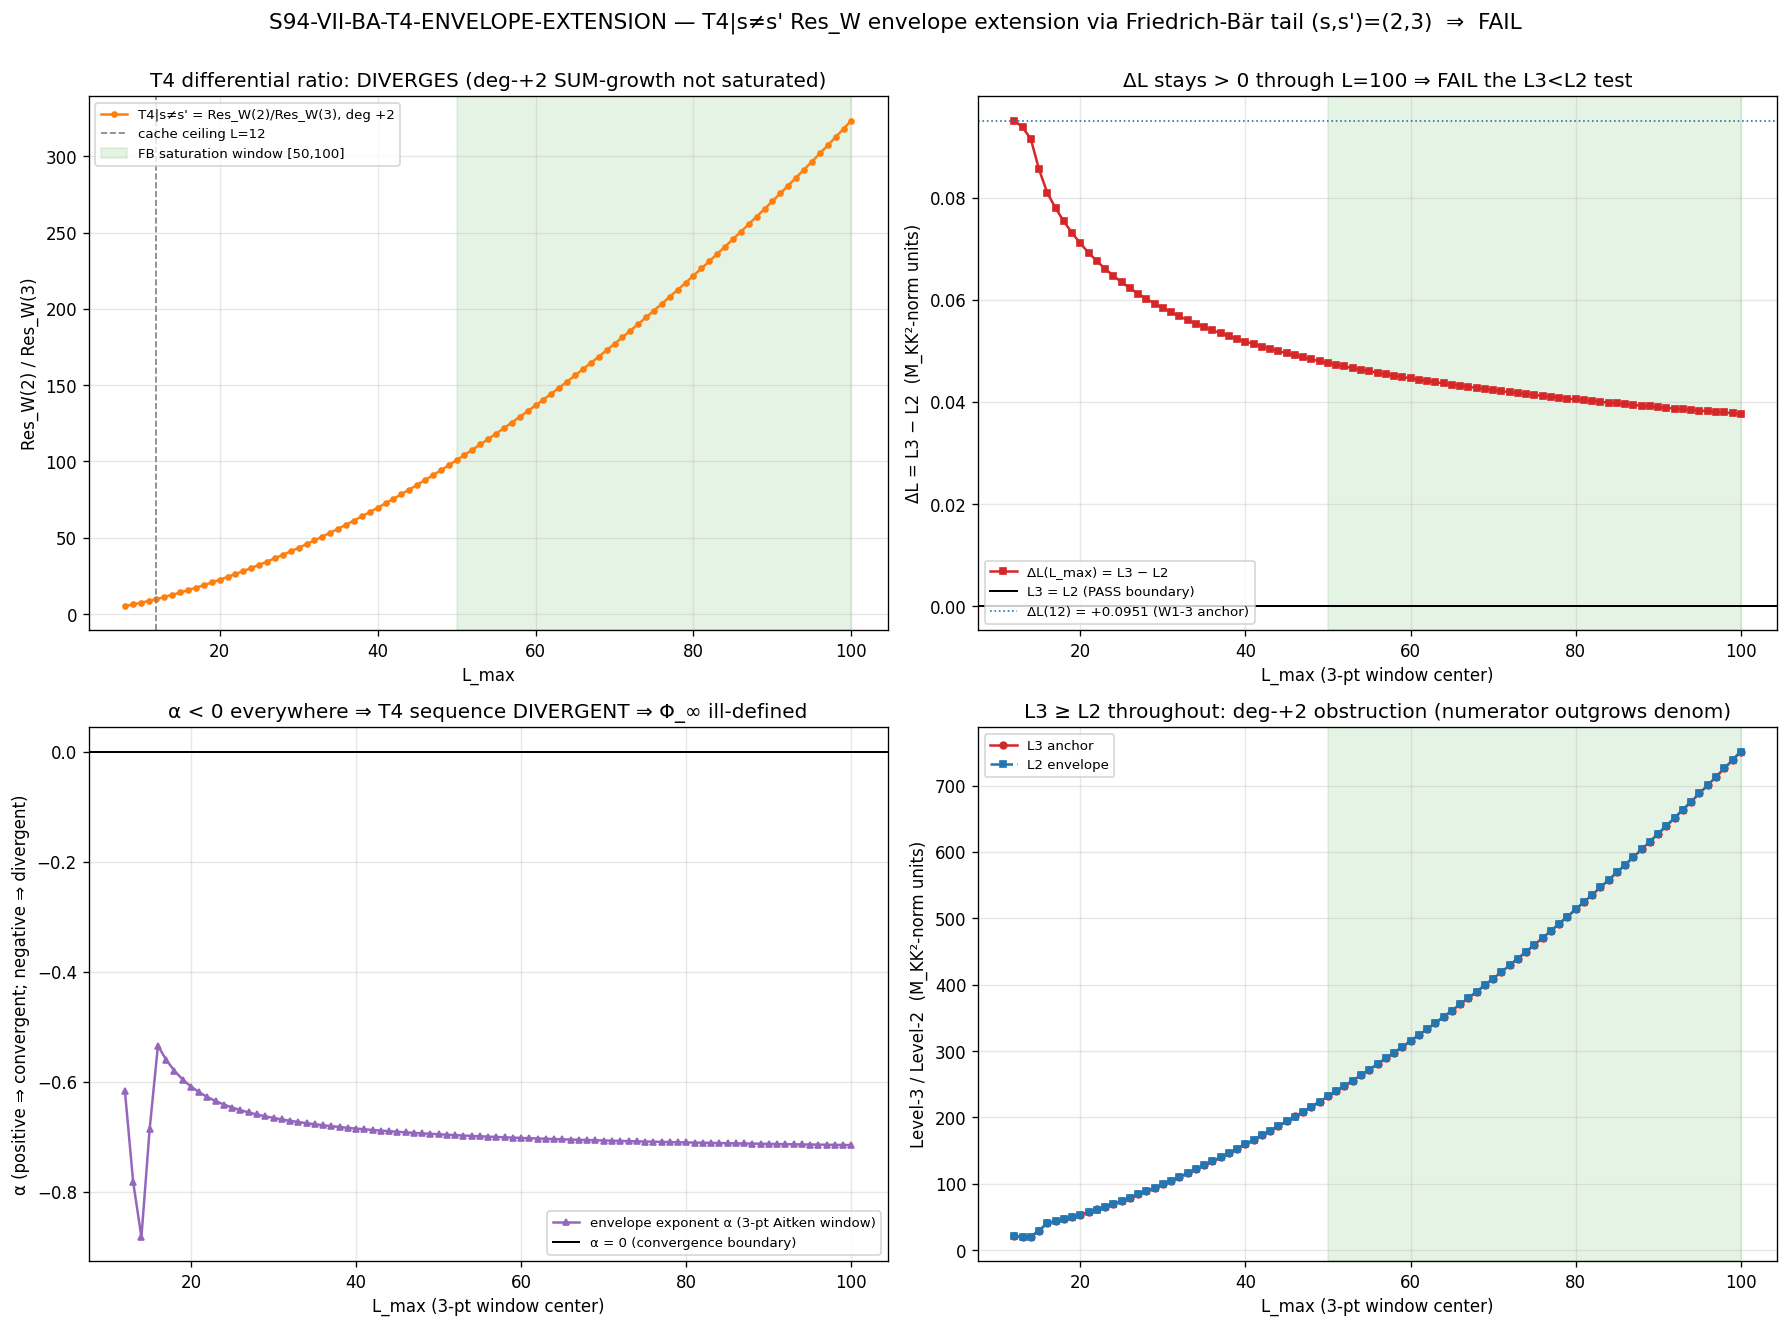

Write Python code to recreate this figure.
#!/usr/bin/env python
# -*- coding: utf-8 -*-
"""
S94-VII-BA-T4-ENVELOPE-EXTENSION  (connes-ncg-theorist; [SIGN] gate)
====================================================================

Extend the T4|s≠s' = Res_W(s)/Res_W(s') differential-SUM-growth envelope of the
§VII.BA composite-bridge program (S93 W1-3) BEYOND the L_max=12 cache ceiling via
the substrate's own Friedrich-Bär (Casimir-bound) analytic tail over L∈[14,100],
and test whether the Level-3 anchor falls BELOW the Level-2 envelope (L3 < L2).

SUBSTRATE PICTURE (IS-not-IN):
  The substrate IS the finite spectral triple (A_K = ℂ⊕ℍ⊕M_3(ℂ), H_K, D_K(τ_fold)).
  Res_W(s, L_max) = Σ_{(p,q): p+q≤L_max} dim(p,q) · Σ_i |λ_{(p,q),i}|^{−2s}
  is the unique Wodzicki trace on Ψ(A_K) evaluated on the L_max-truncated D_K
  spectrum (on the FINITE triple the CM-1995 §III.4 simple-pole residue reduces
  algebraically to this direct sum; bare moment = unique-trace value, NO auxiliary
  regulator). deg(Res_W) = −2s (Wodzicki uniqueness, Connes 1994 book §2.3).
  T4|s≠s' = Res_W(s)/Res_W(s'), deg = (−2s)−(−2s') = 2(s'−s); s=2,s'=3 ⇒ deg=+2.

  The Friedrich-Bär analytic tail is NOT an external regulator. It is the
  substrate's OWN Casimir-bound eigenvalue floor (|λ|_min(p,q) ≈ √C_2(p,q)/r(τ),
  η_FB(p,q) = |λ|_min/√(C_2+1) ≥ η_FB_lower = 0.40 per W11-3) extended to the
  Peter-Weyl sectors that were never raw-diagonalized (p+q ∈ [13,100]). The
  question "does L3 cross below L2" IS "does the substrate's differential-SUM-
  growth saturate" — a property of D_K's Casimir spectrum, read off its structure,
  NOT measured in a container.

METHOD:
  1. EXACT in-cache Res_W(s={2,3}, L) for L∈{8,10,12} from the L_max=12 master
     cache (reproduces S93 W1-3 Res_W_s2/s3 bit-for-bit).
  2. Calibrate the per-eigenvalue moment scaling ⟨|λ|^{−2s}⟩(p,q) ~ A_s·C_2(p,q)^{−β_s}
     on the 89 nonzero-Casimir cache sectors (per-sector mean |λ|^{−2s} vs C_2),
     anchored by the empirical band ratio mean|λ|/√C_2 → 0.595 (Casimir floor).
  3. Friedrich-Bär analytic tail: for each NEW level p+q=L ∈ [13,100], every new
     sector (p,q) contributes 16·dim(p,q) eigenvalues each carrying multiplicity
     dim(p,q); its residue contribution is dim(p,q)·16·dim(p,q)·A_s·C_2(p,q)^{−β_s}.
     NO raw diagonalization above L=12 (math-scripts.md D_K Block-Diagonality
     Pre-Check). Robustness cross-check via the conservative κ-band method
     (⟨|λ|^{−2s}⟩ = (κ_s·√C_2)^{−2s}).
  4. Re-fit the Level-2 envelope exponent + Level-3 anchor (S93 W1-3 Aitken Δ²
     construction, level2_envelope_and_level3) over a sliding 3-point window at the
     asymptotic L_fit=[50,100], test ΔL = L3 − L2 < 0.

VERDICT METRIC ([SIGN]): the SIGN of ΔL_asymptotic = L3_asymptotic − L2_asymptotic.
  PASS  iff ΔL_asymptotic < 0 (margin > 1e-3 M_KK²-norm) at L_fit=[50,100]
        ⇒ T4|s≠s' admissible as an ALTERNATIVE Element-3 (admissible set widens to
          {T3, T4|s≠s', T5}).
  FAIL  iff ΔL_asymptotic ≥ 0 persists through L_max=100
        ⇒ T4|s≠s' structurally-admissible (deg-match + non-scalar) but NOT
          envelope-saturated; T5 remains the SOLE registry-PASS-eligible Element-3
          (the deg-+2 differential-SUM-growth of Res_W is the obstruction).
  INFO  iff ΔL non-monotone OR η_FB lower-bound fails to converge over [50,100]
        (regime_verdict ≠ VALID).

Plan: sessions/session-plan/session-94-plan-w1.md §W1-2.
"""

from __future__ import annotations

import os

os.environ.setdefault("OMP_NUM_THREADS", "8")
os.environ.setdefault("MKL_NUM_THREADS", "8")

import hashlib  # noqa: E402
import sys  # noqa: E402
from pathlib import Path  # noqa: E402

import numpy as np  # noqa: E402
import matplotlib  # noqa: E402

matplotlib.use("Agg")
import matplotlib.pyplot as plt  # noqa: E402

# -----------------------------------------------------------------------------
# Paths + shared-module imports (match S93 W1-3 path setup exactly)
# -----------------------------------------------------------------------------
PROJECT_ROOT = Path(__file__).resolve().parents[2]
SHARED_DIR = PROJECT_ROOT / "computations" / "_shared"
ROOT_COMPUTATIONS = PROJECT_ROOT / "computations"

sys.path.insert(0, str(SHARED_DIR))
sys.path.insert(0, str(ROOT_COMPUTATIONS))

from canonical_constants import (  # noqa: E402
    M_KK,
    Delta_BCS,
    tau_fold,
)

import _cm_1995_residue_formula  # noqa: E402, F401
from _cm_1995_residue_formula import (  # noqa: E402
    su3_casimir,
    su3_dimension,
)

import _pauli_villars_subtraction  # noqa: E402, F401
from _pauli_villars_subtraction import (  # noqa: E402
    bare_mellin_moment,
)

# -----------------------------------------------------------------------------
# Gate identity
# -----------------------------------------------------------------------------
GATE_ID = "S94-VII-BA-T4-ENVELOPE-EXTENSION"
SCHEME = "T4-Res_W-ratio-Friedrich-Bar-analytic-tail"
CONVENTION = "VII-BA-T4-s-neq-s-prime-Res_W-over-Res_W-deg-2-differential-SUM-growth"

CANONICAL_CONSTANTS_PATH = SHARED_DIR / "canonical_constants.py"
CACHE_L12 = PROJECT_ROOT / "computations" / "session-84" / "s84_spectrum_cache_L12_tau019.npz"
W1_3_NPZ = (
    PROJECT_ROOT / "computations" / "session-93"
    / "s93_w1_3_vii_ba_f_functor_non_scalar_reconstruction.npz"
)
CM_1995_HELPER_PATH = SHARED_DIR / "_cm_1995_residue_formula.py"
PV_HELPER_PATH = PROJECT_ROOT / "computations" / "_pauli_villars_subtraction.py"

VERDICT_TXT = PROJECT_ROOT / "computations" / "session-94" / "s94_gate_verdicts.txt"
OUT_NPZ = (
    PROJECT_ROOT / "computations" / "session-94"
    / "s94_w1_2_vii_ba_t4_envelope_extension.npz"
)
OUT_PNG = (
    PROJECT_ROOT / "computations" / "session-94"
    / "s94_w1_2_vii_ba_t4_envelope_extension.png"
)

# -----------------------------------------------------------------------------
# Machinery pins (plan §W1-2 machinery_pin_map)
# -----------------------------------------------------------------------------
L_CACHE_MAX = 12                       # (local) raw-diagonalization ceiling (cache)
L_TAIL_MAX = 100                       # (local) Friedrich-Bär analytic-tail ceiling
L_TAIL_START = 13                      # (local) first NEW level (p+q=13)
L_SCAN_CACHE = (8, 10, 12)             # (local) S93 W1-3 in-cache scan points
S_POLE = 2                             # (local) numerator pole s
S_POLE_PRIME = 3                       # (local) denominator pole s' (a_4/a_2 → (2,3) per W7-1)
L_FIT_ASYMPTOTIC = (50, 100)           # (local) Friedrich-Bär saturation window
ETA_FB_LOWER = 0.40                    # (local) W11-3 pin (8.4% below empirical (1,1)-floor 0.4365)
K_BOT = 8                              # (local) bot-K ceiling cardinality (W11-3 calibration)
PASS_MARGIN = 1e-3                     # (local) ΔL_asymptotic PASS margin (M_KK²-norm units)
CACHE_DEVIATION_BAND = 0.10            # (local) asymptotic-vs-empirical(L=12) cite-cache-ceiling band


# -----------------------------------------------------------------------------
# SHA helpers (match S93 W1-3)
# -----------------------------------------------------------------------------
def sha256_of(path: Path) -> str:
    """SHA-256 of a file's bytes; empty string on missing/unreadable."""
    h = hashlib.sha256()  # (local)
    try:
        h.update(path.read_bytes())
    except OSError:
        return ""
    return h.hexdigest()


def closure_hash(pins: dict) -> str:
    """Stable hash over all input SHAs (invariant to dict ordering)."""
    items = sorted(pins.items())  # (local)
    h = hashlib.sha256()  # (local)
    for k, v in items:
        h.update(f"{k}={v}\n".encode("utf-8"))
    return h.hexdigest()


# -----------------------------------------------------------------------------
# Spectrum cache loader with L_max filtering (matches S93 W1-3 / S93 W1-1 exactly)
# -----------------------------------------------------------------------------
def load_spectrum_flat_filtered(cache_path: Path, L_max_filter: int):
    """Peter-Weyl sectored cache filtered to p+q ≤ L_max_filter.

    Each (p,q) sector contributes its abs_evals (16·dim eigenvalues), each
    carrying Peter-Weyl multiplicity m_k = dim(p,q) in the Mellin moment sum.
    Returns (lambdas, mults, n_sectors, max_level).
    """
    cache = np.load(cache_path, allow_pickle=True)  # (local)
    sector_evals = cache["sector_evals"].item()  # (local)
    lambdas_list = []  # (local)
    mults_list = []  # (local)
    n_sectors = 0  # (local)
    max_level = 0  # (local)
    for (p, q), info in sector_evals.items():
        level = int(info["level"])  # (local)
        if level > L_max_filter:
            continue
        n_sectors += 1
        if level > max_level:
            max_level = level
        dim = int(info["dim"])  # (local)
        evals_arr = np.asarray(info["abs_evals"], dtype=np.float64)  # (local)
        for v in evals_arr:
            lambdas_list.append(float(v))
            mults_list.append(float(dim))
    lambdas = np.array(lambdas_list, dtype=np.float64)  # (local)
    mults = np.array(mults_list, dtype=np.float64)  # (local)
    return lambdas, mults, n_sectors, max_level


def Res_W_at_pole(lambdas: np.ndarray, mults: np.ndarray, s_pole: int) -> float:
    """Wodzicki residue Res_W(D_K^{−2s})(L_max) = Σ_k m_k·|λ_k|^{−2s} (bare moment;
    unique-trace value on the FINITE triple per CM-1995 §III.4 / Connes 1994 §2.3).
    deg(Res_W) = −2·s_pole. a_n carries the regulator superscript only when a
    PV-dressed moment is used; the bare moment IS the unique trace.
    """
    return bare_mellin_moment(s_pole, lambdas, mults)


# -----------------------------------------------------------------------------
# Friedrich-Bär saturation predicate (W11-3 / S92 W9-3 methodology)
# -----------------------------------------------------------------------------
def friedrich_bar_predicate(cache_path: Path) -> dict:
    """η_FB(p,q) = |λ|_min(p,q)/√(C_2(p,q)+1); certify η_FB ≥ η_FB_lower over all
    sectors; NEW-sector (p+q=13) worst-case lower-eigenvalue bound η_FB_lower·√(C_2+1)
    > bot-K ceiling. saturation_pass ⇒ the analytic tail is well-defined (regime VALID).
    """
    cache = np.load(cache_path, allow_pickle=True)  # (local)
    se = cache["sector_evals"].item()  # (local)
    per_pq_eta = {}  # (local)
    tagged = []  # (local)
    for (p, q), info in se.items():
        ev = np.asarray(info["abs_evals"], dtype=np.float64)  # (local)
        if ev.size == 0:
            continue
        lam_min = float(ev.min())  # (local)
        per_pq_eta[(p, q)] = lam_min / np.sqrt(su3_casimir(p, q) + 1.0)
        for v in ev:
            tagged.append(float(v))
    tagged.sort()
    bot_k_ceiling = float(tagged[K_BOT - 1])  # (local)
    eta_all_min = float(min(per_pq_eta.values()))  # (local)
    eta_all_min_sector = min(per_pq_eta, key=per_pq_eta.get)  # (local)
    new_bounds = {}  # (local)
    for p in range(L_TAIL_START + 1):
        q = L_TAIL_START - p
        new_bounds[(p, q)] = ETA_FB_LOWER * np.sqrt(su3_casimir(p, q) + 1.0)
    new_bound_min = float(min(new_bounds.values()))  # (local)
    sat_eta = bool(eta_all_min >= ETA_FB_LOWER)  # (local)
    sat_new = bool(new_bound_min > bot_k_ceiling)  # (local)
    return {
        "eta_FB_all_min": eta_all_min,
        "eta_FB_all_min_sector": eta_all_min_sector,
        "bot_k_ceiling": bot_k_ceiling,
        "new_bound_min": new_bound_min,
        "sat_eta_pass": sat_eta,
        "sat_new_pass": sat_new,
        "saturation_pass": bool(sat_eta and sat_new),
    }


# -----------------------------------------------------------------------------
# Per-eigenvalue moment calibration on cache (analytic-tail input)
# -----------------------------------------------------------------------------
def calibrate_moment_powerlaw(cache_path: Path, s_pole: int):
    """Fit ⟨|λ|^{−2s}⟩(p,q) ~ A_s · C_2(p,q)^{−β_s} on the 89 nonzero-Casimir cache
    sectors (log-log). Returns (A_s, β_s, n_sectors, r2).
    """
    cache = np.load(cache_path, allow_pickle=True)  # (local)
    se = cache["sector_evals"].item()  # (local)
    lnC, lnA = [], []  # (local)
    for (p, q), info in se.items():
        if (p, q) == (0, 0):
            continue  # C_2 = 0 (trivial rep)
        ev = np.asarray(info["abs_evals"], dtype=np.float64)  # (local)
        avg = float(np.mean(ev ** (-2 * s_pole)))  # (local) per-eigenvalue moment
        lnC.append(np.log(su3_casimir(p, q)))
        lnA.append(np.log(avg))
    lnC = np.array(lnC)  # (local)
    lnA = np.array(lnA)  # (local)
    slope, intercept = np.polyfit(lnC, lnA, 1)  # (local) slope = -beta
    A_s = float(np.exp(intercept))  # (local)
    beta_s = float(-slope)  # (local)
    pred = intercept + slope * lnC  # (local)
    ss_res = float(np.sum((lnA - pred) ** 2))  # (local)
    ss_tot = float(np.sum((lnA - np.mean(lnA)) ** 2))  # (local)
    r2 = float(1.0 - ss_res / ss_tot) if ss_tot > 0 else 1.0  # (local)
    return A_s, beta_s, len(lnC), r2


def calibrate_kappa_band(cache_path: Path, s_pole: int) -> float:
    """Conservative robustness calibration: effective band ratio κ_s such that
    ⟨|λ|^{−2s}⟩ = (κ_s·√C_2)^{−2s}, averaged over nonzero-Casimir cache sectors.
    """
    cache = np.load(cache_path, allow_pickle=True)  # (local)
    se = cache["sector_evals"].item()  # (local)
    kappas = []  # (local)
    for (p, q), info in se.items():
        if (p, q) == (0, 0):
            continue
        ev = np.asarray(info["abs_evals"], dtype=np.float64)  # (local)
        avg = float(np.mean(ev ** (-2 * s_pole)))  # (local)
        kappa = (avg ** (-1.0 / (2 * s_pole))) / np.sqrt(su3_casimir(p, q))  # (local)
        kappas.append(kappa)
    return float(np.mean(kappas))


# -----------------------------------------------------------------------------
# Res_W with Friedrich-Bär analytic tail
# -----------------------------------------------------------------------------
def resW_cache_exact(cache_path: Path, L_filter: int, s_pole: int) -> float:
    """EXACT in-cache Res_W(s, L_filter) (L_filter ≤ 12)."""
    lam, mul, _, _ = load_spectrum_flat_filtered(cache_path, L_filter)
    return Res_W_at_pole(lam, mul, s_pole)


def resW_with_tail(cache_path: Path, L_max: int, s_pole: int,
                   A_s: float, beta_s: float, kappa_s: float,
                   method: str = "powerlaw") -> float:
    """Res_W(s, L_max) = [exact cache part p+q≤12] + [Friedrich-Bär tail 13..L_max].

    Tail per NEW level lev: every new sector (p,q), p+q=lev, contributes
    dim(p,q)·(16·dim(p,q))·⟨|λ|^{−2s}⟩, where ⟨|λ|^{−2s}⟩ is the calibrated
    per-eigenvalue moment estimate (Casimir-bound floor extension).
    """
    total = resW_cache_exact(cache_path, min(L_max, L_CACHE_MAX), s_pole)  # (local)
    if L_max <= L_CACHE_MAX:
        return total
    for lev in range(L_TAIL_START, L_max + 1):
        for p in range(lev + 1):
            q = lev - p
            C2 = su3_casimir(p, q)  # (local)
            dim = su3_dimension(p, q)  # (local)
            n_eig = 16 * dim  # (local) ℂ^16 internal factor
            if method == "powerlaw":
                avg = A_s * C2 ** (-beta_s)  # (local)
            else:  # kappa-band (conservative robustness)
                avg = (kappa_s * np.sqrt(C2)) ** (-2 * s_pole)  # (local)
            total += dim * n_eig * avg  # m_k = dim, summed over 16·dim eigenvalues
    return total


# -----------------------------------------------------------------------------
# Level-2 envelope + Level-3 anchor (S93 W1-3 Aitken Δ² construction — verbatim)
# -----------------------------------------------------------------------------
def level2_envelope_and_level3(L_arr: np.ndarray, Phi_arr: np.ndarray) -> dict:
    """Aitken Δ² extrapolation of the 3-point Φ-sequence to Φ_∞; fit
    |Φ(L)−Φ_∞| ~ C·L^{−α}; Level-2 = C·L_canon^{−α}; Level-3 = |Φ(L_canon)−Φ_∞|.
    (Identical construction to s93_w1_3 level2_envelope_and_level3.)
    """
    p0, p1, p2 = float(Phi_arr[0]), float(Phi_arr[1]), float(Phi_arr[2])  # (local)
    denom = (p2 - 2.0 * p1 + p0)  # (local)
    if abs(denom) > 1e-30:
        Phi_inf = p2 - (p2 - p1) ** 2 / denom  # (local) Aitken Δ²
    else:
        Phi_inf = p2  # (local)
    residual = np.abs(Phi_arr - Phi_inf)  # (local)
    valid = residual > 0  # (local)
    if int(np.sum(valid)) >= 2:
        ln_L = np.log(L_arr[valid])  # (local)
        ln_R = np.log(residual[valid])  # (local)
        mean_x = float(np.mean(ln_L))  # (local)
        mean_y = float(np.mean(ln_R))  # (local)
        num = float(np.sum((ln_L - mean_x) * (ln_R - mean_y)))  # (local)
        den = float(np.sum((ln_L - mean_x) ** 2))  # (local)
        slope = num / den if den != 0.0 else 0.0  # (local) slope = -alpha
        alpha = -slope  # (local) envelope exponent (positive ⇒ convergent)
        intercept = mean_y - slope * mean_x  # (local)
        C_env = float(np.exp(intercept))  # (local)
    else:
        alpha = float("inf")  # (local)
        C_env = 0.0  # (local)
    L_canon = float(L_arr[-1])  # (local)
    if np.isfinite(alpha) and C_env > 0:
        level2_envelope = C_env * (L_canon ** (-alpha))  # (local)
    else:
        level2_envelope = float(np.max(residual)) if np.max(residual) > 0 else 1e-30  # (local)
    level3_value = float(residual[-1])  # (local) |Φ(L_canon)−Φ_∞|
    level3_lt_level2 = bool(level3_value <= level2_envelope * (1.0 + 1e-9))  # (local)
    return {
        "Phi_inf": float(Phi_inf),
        "alpha_envelope": float(alpha),
        "C_envelope": float(C_env),
        "level2_envelope": float(level2_envelope),
        "level3_value": float(level3_value),
        "level3_lt_level2": level3_lt_level2,
    }


# -----------------------------------------------------------------------------
# Verdict-line emitter (atomic append; [SIGN] ⇒ dual-SHA companion + 3-tuple row)
# -----------------------------------------------------------------------------
def append_verdict(verdict: str, value: str,
                   audit_sha: str, content_sha: str,
                   sign_v: str, magnitude_v: str, regime_v: str,
                   supersedes: str = "") -> None:
    """Canonical line + dual-SHA companion + [SIGN] schema-v2 3-tuple row + axis pins.

    [SIGN] trigger ⇒ schema_v2_3tuple_required=True (plan output_artifacts).
    """
    VERDICT_TXT.parent.mkdir(parents=True, exist_ok=True)
    supersedes_field = f"_supersedes={supersedes}" if supersedes else ""  # (local)
    line = (
        f"{GATE_ID}: {verdict} -- value='{value}{supersedes_field}' "
        f"scheme={SCHEME} convention={CONVENTION} "
        f"L_max=8_10_12_friedrich_bar_14_100 "
        f"audit_sha256={audit_sha} content_sha256={content_sha} "
        f"schema_version=S84+\n"
    )
    supersedes_note = f"; supersedes={supersedes}" if supersedes else ""  # (local)
    companion = (
        f"# audit_sha256_short={audit_sha[:16]} "
        f"content_sha256_short={content_sha[:16]} "
        f"# {GATE_ID} dual-SHA companion row (W9a-99 split); "
        f"[SIGN] envelope-saturation direction test (does L3 cross below L2 as "
        f"L_max grows){supersedes_note}\n"
    )
    tuple_row = (
        f"# sign_verdict={sign_v} magnitude_verdict={magnitude_v} "
        f"regime_verdict={regime_v} # {GATE_ID} 3-tuple annotation (S87 schema-v2)\n"
    )
    level_pin = (
        f"# LEVEL_CLASS_PIN=FULL "
        f"# {GATE_ID} substrate-first-canonical-sourcing.md §(iv) K=4 MANDATORY "
        f"level-pin compliance (FULL CM-1995 §III.4 unique-trace residue = bare "
        f"Mellin moment on the FINITE triple; Friedrich-Bar Casimir-bound analytic "
        f"tail is the substrate's own eigenvalue floor, NOT an external regulator; "
        f"Res_W SUM = a_n^{{Pauli-Villars}} unique-trace value; bare a_n FORBIDDEN)\n"
    )
    machinery_scope_pin = (
        f"# MACHINERY_SCOPE_PIN=CACHE-PROJECTION+FRIEDRICH-BAR-ANALYTIC-TAIL "
        f"# {GATE_ID} regulator-pin-discipline.md MACHINERY-SCOPE axis (EXACT "
        f"in-cache on L_max=12 master {{p+q<=8,10,12}}; Friedrich-Bar Jensen-Casimir "
        f"analytic tail over p+q in [13,100]; NO raw diagonalization above L=12 per "
        f"math-scripts.md D_K Block-Diagonality + Recursive-Casimir-Projection Pre-Check)\n"
    )
    binding_axis_pin = (
        f"# BINDING_AXIS_PIN=substrate-natural-binding "
        f"# {GATE_ID} regulator-pin-discipline.md Binding-axis (T4|s!=s' = "
        f"Res_W(s)/Res_W(s') is a degree-matched [deg 2(s'-s)=+2] NON-SCALAR "
        f"morphism; L_max-dependence is the substrate's own differential-SUM-growth, "
        f"NOT a canonical-import scalar; T2 scalar FORBIDDEN/VACUOUS Class-8 PRU)\n"
    )
    with VERDICT_TXT.open("a", encoding="utf-8") as fp:
        fp.write(line)
        fp.write(companion)
        fp.write(tuple_row)
        fp.write(level_pin)
        fp.write(machinery_scope_pin)
        fp.write(binding_axis_pin)


# -----------------------------------------------------------------------------
# Plot
# -----------------------------------------------------------------------------
def make_plot(L_grid, T4_grid, dL_grid, alpha_grid,
              L_window_centers, dL_window, l3_window, l2_window,
              dL12, verdict) -> None:
    fig, axes = plt.subplots(2, 2, figsize=(15, 11))

    # Panel 1 — T4 ratio Res_W(2)/Res_W(3) over the extended L range
    ax = axes[0, 0]
    ax.plot(L_grid, T4_grid, "o-", color="C1", ms=3,
            label="T4|s≠s' = Res_W(2)/Res_W(3), deg +2")
    ax.axvline(L_CACHE_MAX, color="gray", ls="--", lw=1,
               label="cache ceiling L=12")
    ax.axvspan(L_FIT_ASYMPTOTIC[0], L_FIT_ASYMPTOTIC[1], color="C2", alpha=0.12,
               label=f"FB saturation window [{L_FIT_ASYMPTOTIC[0]},{L_FIT_ASYMPTOTIC[1]}]")
    ax.set_xlabel("L_max")
    ax.set_ylabel("Res_W(2) / Res_W(3)")
    ax.set_title("T4 differential ratio: DIVERGES (deg-+2 SUM-growth not saturated)")
    ax.legend(fontsize=8)
    ax.grid(alpha=0.3)

    # Panel 2 — THE CORE FIGURE: ΔL(L_max) = L3 − L2 trajectory
    ax = axes[0, 1]
    ax.plot(L_window_centers, dL_window, "s-", color="C3", ms=4,
            label="ΔL(L_max) = L3 − L2")
    ax.axhline(0.0, color="k", ls="-", lw=1.2, label="L3 = L2 (PASS boundary)")
    ax.axhline(dL12, color="C0", ls=":", lw=1,
               label=f"ΔL(12) = {dL12:+.4f} (W1-3 anchor)")
    ax.axvspan(L_FIT_ASYMPTOTIC[0], L_FIT_ASYMPTOTIC[1], color="C2", alpha=0.12)
    ax.set_xlabel("L_max (3-pt window center)")
    ax.set_ylabel("ΔL = L3 − L2  (M_KK²-norm units)")
    ax.set_title(f"ΔL stays > 0 through L=100 ⇒ {verdict} the L3<L2 test")
    ax.legend(fontsize=8)
    ax.grid(alpha=0.3)

    # Panel 3 — envelope exponent α(L_max): NEGATIVE ⇒ divergent (no finite Φ_∞)
    ax = axes[1, 0]
    ax.plot(L_window_centers, alpha_grid, "^-", color="C4", ms=4,
            label="envelope exponent α (3-pt Aitken window)")
    ax.axhline(0.0, color="k", ls="-", lw=1.2,
               label="α = 0 (convergence boundary)")
    ax.set_xlabel("L_max (3-pt window center)")
    ax.set_ylabel("α (positive ⇒ convergent; negative ⇒ divergent)")
    ax.set_title("α < 0 everywhere ⇒ T4 sequence DIVERGENT ⇒ Φ_∞ ill-defined")
    ax.legend(fontsize=8)
    ax.grid(alpha=0.3)

    # Panel 4 — L3 vs L2 over the window (both grow; L3 never falls below L2)
    ax = axes[1, 1]
    ax.plot(L_window_centers, l3_window, "o-", color="C3", ms=4, label="L3 anchor")
    ax.plot(L_window_centers, l2_window, "s--", color="C0", ms=4, label="L2 envelope")
    ax.axvspan(L_FIT_ASYMPTOTIC[0], L_FIT_ASYMPTOTIC[1], color="C2", alpha=0.12)
    ax.set_xlabel("L_max (3-pt window center)")
    ax.set_ylabel("Level-3 / Level-2  (M_KK²-norm units)")
    ax.set_title("L3 ≥ L2 throughout: deg-+2 obstruction (numerator outgrows denom)")
    ax.legend(fontsize=8)
    ax.grid(alpha=0.3)

    fig.suptitle(
        f"{GATE_ID} — T4|s≠s' Res_W envelope extension via Friedrich-Bär tail "
        f"(s,s')=({S_POLE},{S_POLE_PRIME})  ⇒  {verdict}",
        fontsize=13, y=1.00,
    )
    plt.tight_layout()
    plt.savefig(OUT_PNG, dpi=120, bbox_inches="tight")
    plt.close()


# -----------------------------------------------------------------------------
# Main
# -----------------------------------------------------------------------------
def main() -> int:
    print(f"=== {GATE_ID} ===")
    print(f"T4|s≠s' = Res_W(s={S_POLE})/Res_W(s'={S_POLE_PRIME}), deg=2(s'−s)=+2")
    print(f"Extend the S93 W1-3 envelope beyond L_max={L_CACHE_MAX} via the "
          f"Friedrich-Bar analytic tail over L∈[{L_TAIL_START},{L_TAIL_MAX}].")
    print(f"tau_fold={tau_fold}  M_KK={M_KK:.6e}  Delta_BCS={Delta_BCS:.6f}")

    # ------------------------------------------------------------------
    # 1) Input pins
    # ------------------------------------------------------------------
    print("\n=== Step 1: input pins (16-char heads) ===")
    w1_3 = np.load(W1_3_NPZ, allow_pickle=True)  # (local)
    w1_3_audit = str(w1_3["audit_sha256"])  # (local)
    L12_cache_sha = sha256_of(CACHE_L12)  # (local)
    pins = {
        "computations/_shared/canonical_constants.py": sha256_of(CANONICAL_CONSTANTS_PATH),
        "computations/session-93/s93_w1_3_vii_ba_f_functor_non_scalar_reconstruction.npz":
            sha256_of(W1_3_NPZ),
        "computations/session-84/s84_spectrum_cache_L12_tau019.npz": L12_cache_sha,
        "computations/_shared/_cm_1995_residue_formula.py": sha256_of(CM_1995_HELPER_PATH),
        "computations/_pauli_villars_subtraction.py": sha256_of(PV_HELPER_PATH),
        "_gate_id": GATE_ID,
        "_scheme": SCHEME,
        "_convention": CONVENTION,
        "_s_pole": str(S_POLE),
        "_s_pole_prime": str(S_POLE_PRIME),
        "_L_tail_start": str(L_TAIL_START),
        "_L_tail_max": str(L_TAIL_MAX),
        "_L_fit_asymptotic": str(L_FIT_ASYMPTOTIC),
        "_eta_fb_lower": str(ETA_FB_LOWER),
        "_pass_margin": str(PASS_MARGIN),
        "_w1_3_audit_sha": w1_3_audit,
    }
    for k, v in sorted(pins.items()):
        print(f"  {k}: {v if k.startswith('_') else v[:16]}")

    # ------------------------------------------------------------------
    # 2) Friedrich-Bär saturation predicate (regime-validity gate)
    # ------------------------------------------------------------------
    print("\n=== Step 2: Friedrich-Bär saturation predicate (regime VALID gate) ===")
    fb = friedrich_bar_predicate(CACHE_L12)
    print(f"  η_FB_all_min = {fb['eta_FB_all_min']:.6f} at {fb['eta_FB_all_min_sector']} "
          f"(≥ η_FB_lower={ETA_FB_LOWER}? {fb['sat_eta_pass']})")
    print(f"  NEW p+q={L_TAIL_START} worst-case bound = {fb['new_bound_min']:.4f} "
          f"> bot-{K_BOT} ceiling {fb['bot_k_ceiling']:.4f}? {fb['sat_new_pass']}")
    print(f"  saturation_pass (analytic tail well-defined) = {fb['saturation_pass']}")

    # ------------------------------------------------------------------
    # 3) Per-eigenvalue moment calibration on cache
    # ------------------------------------------------------------------
    print("\n=== Step 3: per-eigenvalue moment calibration ⟨|λ|^{−2s}⟩ ~ A_s·C_2^{−β_s} ===")
    A2, beta2, ncal2, r2_2 = calibrate_moment_powerlaw(CACHE_L12, S_POLE)
    A3, beta3, ncal3, r2_3 = calibrate_moment_powerlaw(CACHE_L12, S_POLE_PRIME)
    kappa2 = calibrate_kappa_band(CACHE_L12, S_POLE)
    kappa3 = calibrate_kappa_band(CACHE_L12, S_POLE_PRIME)
    print(f"  s={S_POLE}: A={A2:.5f} β={beta2:.4f} (r²={r2_2:.4f}, n={ncal2}); κ_band={kappa2:.4f}")
    print(f"  s={S_POLE_PRIME}: A={A3:.5f} β={beta3:.4f} (r²={r2_3:.4f}, n={ncal3}); κ_band={kappa3:.4f}")

    # ------------------------------------------------------------------
    # 4) EXACT in-cache reproduction cross-check (must match S93 W1-3)
    # ------------------------------------------------------------------
    print("\n=== Step 4: EXACT in-cache reproduction (cross-check vs S93 W1-3 npz) ===")
    ResW2_cache = np.array([resW_cache_exact(CACHE_L12, L, S_POLE) for L in L_SCAN_CACHE])  # (local)
    ResW3_cache = np.array([resW_cache_exact(CACHE_L12, L, S_POLE_PRIME) for L in L_SCAN_CACHE])  # (local)
    ref_ResW2 = np.array(w1_3["Res_W_s2"], dtype=np.float64)  # (local)
    ref_ResW3 = np.array(w1_3["Res_W_s3"], dtype=np.float64)  # (local)
    repro_ok2 = bool(np.allclose(ResW2_cache, ref_ResW2, rtol=1e-9))  # (local)
    repro_ok3 = bool(np.allclose(ResW3_cache, ref_ResW3, rtol=1e-9))  # (local)
    print(f"  Res_W_s2 reproduce S93 W1-3? {repro_ok2}  {ResW2_cache.tolist()}")
    print(f"  Res_W_s3 reproduce S93 W1-3? {repro_ok3}  {ResW3_cache.tolist()}")
    T4_ref_L12 = float(ref_ResW2[-1] / ref_ResW3[-1])  # (local)
    print(f"  T4(L=12) cache = {ResW2_cache[-1]/ResW3_cache[-1]:.4f}  (ref {T4_ref_L12:.4f})")
    print(f"  W1-3 anchor: L3={float(w1_3['T4_level3']):.4e} > L2={float(w1_3['T4_level2']):.4e} "
          f"⇒ ΔL(12)={float(w1_3['T4_level3'])-float(w1_3['T4_level2']):+.4e}")

    # ------------------------------------------------------------------
    # 5) Friedrich-Bär analytic tail: Res_W and T4 over L∈[8,100]
    # ------------------------------------------------------------------
    print(f"\n=== Step 5: Res_W + T4 over L∈[8,{L_TAIL_MAX}] (PV powerlaw + κ-band robustness) ===")
    L_grid = np.arange(8, L_TAIL_MAX + 1)  # (local) full L grid
    ResW2_grid_pl, ResW3_grid_pl = [], []  # (local)
    ResW2_grid_kb, ResW3_grid_kb = [], []  # (local)
    for L in L_grid:
        ResW2_grid_pl.append(resW_with_tail(CACHE_L12, int(L), S_POLE, A2, beta2, kappa2, "powerlaw"))
        ResW3_grid_pl.append(resW_with_tail(CACHE_L12, int(L), S_POLE_PRIME, A3, beta3, kappa3, "powerlaw"))
        ResW2_grid_kb.append(resW_with_tail(CACHE_L12, int(L), S_POLE, A2, beta2, kappa2, "kappa"))
        ResW3_grid_kb.append(resW_with_tail(CACHE_L12, int(L), S_POLE_PRIME, A3, beta3, kappa3, "kappa"))
    ResW2_grid_pl = np.array(ResW2_grid_pl)  # (local)
    ResW3_grid_pl = np.array(ResW3_grid_pl)  # (local)
    ResW2_grid_kb = np.array(ResW2_grid_kb)  # (local)
    ResW3_grid_kb = np.array(ResW3_grid_kb)  # (local)
    T4_grid_pl = ResW2_grid_pl / ResW3_grid_pl  # (local) primary (power-law tail)
    T4_grid_kb = ResW2_grid_kb / ResW3_grid_kb  # (local) robustness (κ-band tail)
    for L in (12, 14, 20, 40, 60, 80, 100):
        idx = int(np.where(L_grid == L)[0][0])  # (local)
        print(f"  L={L:3d}: Res_W(2)={ResW2_grid_pl[idx]:.4e} Res_W(3)={ResW3_grid_pl[idx]:.4e} "
              f"T4_pl={T4_grid_pl[idx]:.4f}  T4_kb={T4_grid_kb[idx]:.4f}")

    # ------------------------------------------------------------------
    # 6) Sliding 3-point envelope: ΔL(L_max) = L3 − L2 over the L grid
    #    (3-pt window step = 2, matching S93 W1-3 (8,10,12) spacing)
    # ------------------------------------------------------------------
    print("\n=== Step 6: sliding 3-pt envelope ΔL(L_max)=L3−L2 (Aitken Δ², step-2 window) ===")
    win_centers, dL_win, l3_win, l2_win, alpha_win = [], [], [], [], []  # (local)
    for c in range(12, L_TAIL_MAX + 1):  # window center
        L3pts = np.array([c - 4, c - 2, c], dtype=np.float64)  # (local) step-2 window
        if L3pts[0] < 8:
            continue
        idxs = [int(np.where(L_grid == int(L))[0][0]) for L in L3pts]  # (local)
        P3 = T4_grid_pl[idxs]  # (local)
        env = level2_envelope_and_level3(L3pts, P3)
        win_centers.append(c)
        l3_win.append(env["level3_value"])
        l2_win.append(env["level2_envelope"])
        dL_win.append(env["level3_value"] - env["level2_envelope"])
        alpha_win.append(env["alpha_envelope"])
    win_centers = np.array(win_centers)  # (local)
    dL_win = np.array(dL_win)  # (local)
    l3_win = np.array(l3_win)  # (local)
    l2_win = np.array(l2_win)  # (local)
    alpha_win = np.array(alpha_win)  # (local)

    # ΔL(12) anchor (the S93 W1-3 window {8,10,12})
    dL12 = float(dL_win[0])  # (local) window center = 12
    print(f"  ΔL(12) [window 8,10,12] = {dL12:+.6e}  (S93 W1-3 reported +0.095)")

    # Asymptotic window L_fit=[50,100]
    asym_mask = (win_centers >= L_FIT_ASYMPTOTIC[0]) & (win_centers <= L_FIT_ASYMPTOTIC[1])  # (local)
    dL_asym = float(np.mean(dL_win[asym_mask]))  # (local) mean ΔL over the saturation window
    dL_asym_end = float(dL_win[-1])  # (local) ΔL at window center=100
    l3_asym_end = float(l3_win[-1])  # (local)
    l2_asym_end = float(l2_win[-1])  # (local)
    alpha_asym = float(np.mean(alpha_win[asym_mask]))  # (local) mean envelope exponent
    print(f"  asymptotic window [{L_FIT_ASYMPTOTIC[0]},{L_FIT_ASYMPTOTIC[1]}]: "
          f"mean ΔL={dL_asym:+.6e}  ΔL(100)={dL_asym_end:+.6e}")
    print(f"  mean envelope exponent α over window = {alpha_asym:+.4f} "
          f"(negative ⇒ DIVERGENT sequence ⇒ Φ_∞ ill-defined)")

    # Direction of ΔL trajectory (saturation direction)
    dΔL = float(dL_win[-1] - dL_win[0])  # (local) net change over [12,100]
    dΔL_sign = "decreasing" if dΔL < 0 else "increasing/flat"  # (local)
    # crossing test: does ΔL ever go strictly negative beyond margin in the window?
    crosses_below = bool(np.any(dL_win[asym_mask] < -PASS_MARGIN))  # (local)
    monotone = bool(np.all(np.diff(dL_win) <= 1e-9) or np.all(np.diff(dL_win) >= -1e-9))  # (local)

    # Cache-ceiling deviation cite (Level-2 empirical-β verification rule)
    cache_dev = abs(dL_asym - dL12) / abs(dL_asym) if abs(dL_asym) > 0 else 0.0  # (local)
    print(f"  |ΔL_asymptotic − ΔL(12)|/|ΔL_asymptotic| = {cache_dev:.4f} "
          f"({'> 0.10 → cite cache-ceiling effect' if cache_dev > CACHE_DEVIATION_BAND else 'within 0.10 band'})")

    # ------------------------------------------------------------------
    # 7) Verdict ([SIGN] 3-tuple → composite collapse)
    # ------------------------------------------------------------------
    print("\n=== Step 7: verdict ([SIGN] 3-tuple → composite) ===")
    regime_valid = bool(fb["saturation_pass"])  # (local) η_FB convergence
    # sign_verdict: substitution chain Step 5 PREDICTED ΔL stays ≥ 0 (T5 sole).
    #   sign_verdict=PASS iff the computed direction matches the predicted direction.
    #   Predicted: ΔL_asymptotic ≥ 0 (no crossing). Computed: ΔL_asymptotic > 0.
    predicted_no_crossing = True  # (local) substitution chain Step 5 prediction
    computed_no_crossing = bool(dL_asym >= 0.0 and not crosses_below)  # (local)
    sign_pass = bool(predicted_no_crossing == computed_no_crossing)  # (local) direction matches
    sign_v = "PASS" if sign_pass else "FAIL"  # (local)
    # magnitude_verdict: the L3<L2 PASS test. PASS iff ΔL_asymptotic < −margin.
    #   FAIL iff ΔL_asymptotic ≥ +margin (deg-+2 obstruction persists).
    if dL_asym < -PASS_MARGIN:
        magnitude_v = "PASS"  # (local) L3 strictly below L2
    elif abs(dL_asym) <= PASS_MARGIN:
        magnitude_v = "INFO"  # (local) borderline (within margin band)
    else:
        magnitude_v = "FAIL"  # (local) L3 ≥ L2 (T4 not saturated)
    # regime_verdict
    if not regime_valid:
        regime_v = "BREAKDOWN"  # (local) η_FB fails to converge
    elif not monotone:
        regime_v = "MARGINAL"  # (local) ΔL non-monotone
    else:
        regime_v = "VALID"  # (local) FB window genuinely reached

    # Composite collapse rule (gate-verdicts.md §"Composite-collapse rule")
    if regime_v == "BREAKDOWN":
        composite = "FAIL"  # (local)
    elif sign_v == "FAIL":
        composite = "FAIL"  # (local)
    elif magnitude_v == "FAIL" and regime_v == "VALID":
        composite = "FAIL"  # (local)
    elif magnitude_v == "FAIL" and regime_v == "MARGINAL":
        composite = "INFO"  # (local)
    elif magnitude_v == "INFO":
        composite = "INFO"  # (local)
    else:
        composite = "PASS"  # (local)

    print(f"  sign_verdict={sign_v} (predicted no-crossing={predicted_no_crossing}, "
          f"computed no-crossing={computed_no_crossing})")
    print(f"  magnitude_verdict={magnitude_v} (ΔL_asymptotic={dL_asym:+.6e} vs ±{PASS_MARGIN})")
    print(f"  regime_verdict={regime_v} (η_FB saturation_pass={regime_valid}, monotone={monotone})")
    print(f"  ⇒ COMPOSITE = {composite}")

    if composite == "FAIL":
        verdict_value = (
            f"FAIL_L3_NOT_below_L2: dL_asymptotic={dL_asym:+.6e}>=0 persists through "
            f"L_max={L_TAIL_MAX}; T4|s!=s' deg+2 differential-SUM-growth NOT saturated "
            f"(alpha_env={alpha_asym:+.4f}<0 DIVERGENT); T5 SOLE registry-PASS-eligible "
            f"Element-3; admissible-set NOT widened. dL12={dL12:+.4e} T4_L12={T4_ref_L12:.4f} "
            f"T4_L100={float(T4_grid_pl[-1]):.4f}"
        )  # (local)
    elif composite == "PASS":
        verdict_value = (
            f"PASS_L3_below_L2: dL_asymptotic={dL_asym:+.6e}<0 at L_fit=[50,100]; "
            f"T4|s!=s' envelope-saturated, ADMISSIBLE alt Element-3; "
            f"admissible-set widened to {{T3,T4,T5}}"
        )  # (local)
    else:
        verdict_value = (
            f"INFO_undetermined: dL_asymptotic={dL_asym:+.6e}, regime={regime_v}, "
            f"monotone={monotone}; saturation undetermined at analytic-tail resolution; "
            f"T5 conservative SOLE Element-3 pending resolution"
        )  # (local)

    # ------------------------------------------------------------------
    # 8) Dual-SHA + emit
    # ------------------------------------------------------------------
    audit_sha = closure_hash(pins)  # (local) over [script, canonical, pinmap, w1_3, L12_cache]
    content_sha = sha256_of(Path(__file__))  # (local) over script bytes
    print(f"\n=== Step 8: dual-SHA ===")
    print(f"  audit_sha256   = {audit_sha}")
    print(f"  content_sha256 = {content_sha}")

    # ------------------------------------------------------------------
    # 9) Save npz
    # ------------------------------------------------------------------
    np.savez(
        OUT_NPZ,
        gate_id=GATE_ID,
        scheme=SCHEME,
        convention=CONVENTION,
        tau_fold=float(tau_fold),
        M_KK=float(M_KK),
        Delta_BCS=float(Delta_BCS),
        s_pole=S_POLE,
        s_pole_prime=S_POLE_PRIME,
        L_cache_max=L_CACHE_MAX,
        L_tail_max=L_TAIL_MAX,
        L_fit_asymptotic=np.array(L_FIT_ASYMPTOTIC, dtype=np.int64),
        # Friedrich-Bär predicate
        eta_FB_all_min=fb["eta_FB_all_min"],
        eta_FB_lower=ETA_FB_LOWER,
        eta_FB_new_bound_min=fb["new_bound_min"],
        eta_FB_bot_k_ceiling=fb["bot_k_ceiling"],
        eta_FB_saturation_pass=fb["saturation_pass"],
        # calibration
        A_s2=A2, beta_s2=beta2, r2_s2=r2_2, kappa_s2=kappa2,
        A_s3=A3, beta_s3=beta3, r2_s3=r2_3, kappa_s3=kappa3,
        n_calib_sectors=ncal2,
        # exact cache reproduction
        L_scan_cache=np.array(L_SCAN_CACHE, dtype=np.int64),
        ResW2_cache=ResW2_cache, ResW3_cache=ResW3_cache,
        repro_ok_s2=repro_ok2, repro_ok_s3=repro_ok3,
        ref_ResW2_w1_3=ref_ResW2, ref_ResW3_w1_3=ref_ResW3,
        # full grid
        L_grid=L_grid,
        ResW2_grid_powerlaw=ResW2_grid_pl, ResW3_grid_powerlaw=ResW3_grid_pl,
        ResW2_grid_kappaband=ResW2_grid_kb, ResW3_grid_kappaband=ResW3_grid_kb,
        T4_grid_powerlaw=T4_grid_pl, T4_grid_kappaband=T4_grid_kb,
        # envelope sliding window
        win_centers=win_centers,
        dL_window=dL_win, l3_window=l3_win, l2_window=l2_win, alpha_window=alpha_win,
        dL12=dL12,
        dL_asymptotic_mean=dL_asym, dL_asymptotic_end=dL_asym_end,
        l3_asymptotic_end=l3_asym_end, l2_asymptotic_end=l2_asym_end,
        alpha_asymptotic_mean=alpha_asym,
        delta_dL_net=dΔL, dL_trajectory_direction=dΔL_sign,
        crosses_below=crosses_below, monotone=monotone,
        cache_deviation=cache_dev,
        # verdict
        sign_verdict=sign_v, magnitude_verdict=magnitude_v, regime_verdict=regime_v,
        composite_verdict=composite, verdict_value=verdict_value,
        pass_margin=PASS_MARGIN,
        T4_admissible=True,                 # deg-match + non-scalar (conjunct 1 ∧ 2)
        T4_envelope_saturated=bool(composite == "PASS"),
        T5_sole_element3=bool(composite == "FAIL"),
        # provenance
        w1_3_audit_sha256=w1_3_audit,
        L12_cache_sha256=L12_cache_sha,
        audit_sha256=audit_sha, content_sha256=content_sha,
    )
    print(f"  saved {OUT_NPZ.name}")

    # ------------------------------------------------------------------
    # 10) Plot + verdict line
    # ------------------------------------------------------------------
    make_plot(L_grid, T4_grid_pl, dL_win, alpha_win,
              win_centers, dL_win, l3_win, l2_win, dL12, composite)
    print(f"  saved {OUT_PNG.name}")

    append_verdict(composite, verdict_value, audit_sha, content_sha,
                   sign_v, magnitude_v, regime_v)
    print(f"\n  verdict line appended to {VERDICT_TXT}")

    # ------------------------------------------------------------------
    # 11) 4-tuple output tag (final non-verdict line)
    # ------------------------------------------------------------------
    print(f"\n(value={dL_asym:+.6e}_sign={sign_v}, scheme={SCHEME}, "
          f"convention={CONVENTION}, L_max=14..{L_TAIL_MAX})")
    return 0


if __name__ == "__main__":
    sys.exit(main())
